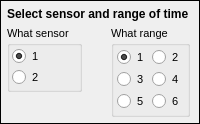
               <widget class="QFrame" name="frame_28">
                <property name="sizePolicy">
                 <sizepolicy hsizetype="Minimum" vsizetype="Minimum">
                  <horstretch>0</horstretch>
                  <verstretch>0</verstretch>
                 </sizepolicy>
                </property>
                <property name="frameShape">
                 <enum>QFrame::Box</enum>
                </property>
                <property name="frameShadow">
                 <enum>QFrame::Plain</enum>
                </property>
                <layout class="QGridLayout" name="gridLayout_17">
                 <property name="leftMargin">
                  <number>6</number>
                 </property>
                 <property name="topMargin">
                  <number>6</number>
                 </property>
                 <property name="rightMargin">
                  <number>6</number>
                 </property>
                 <property name="bottomMargin">
                  <number>6</number>
                 </property>
                 <property name="horizontalSpacing">
                  <number>3</number>
                 </property>
                 <property name="verticalSpacing">
                  <number>5</number>
                 </property>
                 <item row="0" column="0" colspan="4">
                  <widget class="QLabel" name="label_39">
                   <property name="sizePolicy">
                    <sizepolicy hsizetype="Minimum" vsizetype="Minimum">
                     <horstretch>0</horstretch>
                     <verstretch>0</verstretch>
                    </sizepolicy>
                   </property>
                   <property name="maximumSize">
                    <size>
                     <width>16777215</width>
                     <height>25</height>
                    </size>
                   </property>
                   <property name="font">
                    <font>
                     <weight>75</weight>
                     <bold>true</bold>
                    </font>
                   </property>
                   <property name="text">
                    <string>Select sensor and range of time</string>
                   </property>
                  </widget>
                 </item>
                 <item row="1" column="0">
                  <widget class="QFrame" name="frame_32">
                   <property name="sizePolicy">
                    <sizepolicy hsizetype="Minimum" vsizetype="Minimum">
                     <horstretch>0</horstretch>
                     <verstretch>0</verstretch>
                    </sizepolicy>
                   </property>
                   <property name="frameShape">
                    <enum>QFrame::NoFrame</enum>
                   </property>
                   <property name="frameShadow">
                    <enum>QFrame::Raised</enum>
                   </property>
                   <layout class="QVBoxLayout" name="verticalLayout_21">
                    <property name="spacing">
                     <number>0</number>
                    </property>
                    <property name="leftMargin">
                     <number>0</number>
                    </property>
                    <property name="topMargin">
                     <number>0</number>
                    </property>
                    <property name="rightMargin">
                     <number>0</number>
                    </property>
                    <property name="bottomMargin">
                     <number>0</number>
                    </property>
                    <item>
                     <widget class="QGroupBox" name="groupBox_2">
                      <property name="sizePolicy">
                       <sizepolicy hsizetype="Minimum" vsizetype="Minimum">
                        <horstretch>0</horstretch>
                        <verstretch>0</verstretch>
                       </sizepolicy>
                      </property>
                      <property name="maximumSize">
                       <size>
                        <width>99999</width>
                        <height>99999</height>
                       </size>
                      </property>
                      <property name="font">
                       <font>
                        <pointsize>8</pointsize>
                       </font>
                      </property>
                      <property name="autoFillBackground">
                       <bool>false</bool>
                      </property>
                      <property name="title">
                       <string>What sensor</string>
                      </property>
                      <property name="flat">
                       <bool>true</bool>
                      </property>
                      <property name="checkable">
                       <bool>false</bool>
                      </property>
                      <layout class="QGridLayout" name="gridLayout_30">
                       <property name="leftMargin">
                        <number>2</number>
                       </property>
                       <property name="topMargin">
                        <number>2</number>
                       </property>
                       <property name="rightMargin">
                        <number>2</number>
                       </property>
                       <property name="bottomMargin">
                        <number>2</number>
                       </property>
                       <property name="spacing">
                        <number>2</number>
                       </property>
                       <item row="1" column="1">
                        <widget class="QRadioButton" name="FFT2">
                         <property name="sizePolicy">
                          <sizepolicy hsizetype="Minimum" vsizetype="Minimum">
                           <horstretch>0</horstretch>
                           <verstretch>0</verstretch>
                          </sizepolicy>
                         </property>
                         <property name="minimumSize">
                          <size>
                           <width>30</width>
                           <height>0</height>
                          </size>
                         </property>
                         <property name="font">
                          <font>
                           <pointsize>8</pointsize>
                          </font>
                         </property>
                         <property name="text">
                          <string>2</string>
                         </property>
                         <property name="checked">
                          <bool>false</bool>
                         </property>
                        </widget>
                       </item>
                       <item row="0" column="1">
                        <widget class="QRadioButton" name="FFT1">
                         <property name="sizePolicy">
                          <sizepolicy hsizetype="Minimum" vsizetype="Minimum">
                           <horstretch>0</horstretch>
                           <verstretch>0</verstretch>
                          </sizepolicy>
                         </property>
                         <property name="minimumSize">
                          <size>
                           <width>30</width>
                           <height>0</height>
                          </size>
                         </property>
                         <property name="font">
                          <font>
                           <pointsize>8</pointsize>
                          </font>
                         </property>
                         <property name="text">
                          <string>1</string>
                         </property>
                         <property name="checked">
                          <bool>true</bool>
                         </property>
                        </widget>
                       </item>
                      </layout>
                     </widget>
                    </item>
                    <item>
                     <spacer name="verticalSpacer_4">
                      <property name="orientation">
                       <enum>Qt::Vertical</enum>
                      </property>
                      <property name="sizeType">
                       <enum>QSizePolicy::MinimumExpanding</enum>
                      </property>
                      <property name="sizeHint" stdset="0">
                       <size>
                        <width>20</width>
                        <height>5</height>
                       </size>
                      </property>
                     </spacer>
                    </item>
                   </layout>
                  </widget>
                 </item>
                 <item row="1" column="2">
                  <widget class="QFrame" name="frame_33">
                   <property name="sizePolicy">
                    <sizepolicy hsizetype="Minimum" vsizetype="Minimum">
                     <horstretch>0</horstretch>
                     <verstretch>0</verstretch>
                    </sizepolicy>
                   </property>
                   <property name="frameShape">
                    <enum>QFrame::NoFrame</enum>
                   </property>
                   <property name="frameShadow">
                    <enum>QFrame::Raised</enum>
                   </property>
                   <layout class="QVBoxLayout" name="verticalLayout_22">
                    <property name="spacing">
                     <number>0</number>
                    </property>
                    <property name="leftMargin">
                     <number>0</number>
                    </property>
                    <property name="topMargin">
                     <number>0</number>
                    </property>
                    <property name="rightMargin">
                     <number>0</number>
                    </property>
                    <property name="bottomMargin">
                     <number>0</number>
                    </property>
                    <item>
                     <widget class="QGroupBox" name="groupBox_4">
                      <property name="sizePolicy">
                       <sizepolicy hsizetype="MinimumExpanding" vsizetype="Minimum">
                        <horstretch>0</horstretch>
                        <verstretch>0</verstretch>
                       </sizepolicy>
                      </property>
                      <property name="maximumSize">
                       <size>
                        <width>150</width>
                        <height>125</height>
                       </size>
                      </property>
                      <property name="font">
                       <font>
                        <pointsize>8</pointsize>
                       </font>
                      </property>
                      <property name="autoFillBackground">
                       <bool>false</bool>
                      </property>
                      <property name="title">
                       <string>What range</string>
                      </property>
                      <property name="flat">
                       <bool>true</bool>
                      </property>
                      <property name="checkable">
                       <bool>false</bool>
                      </property>
                      <layout class="QGridLayout" name="gridLayout_21">
                       <property name="leftMargin">
                        <number>3</number>
                       </property>
                       <property name="topMargin">
                        <number>3</number>
                       </property>
                       <property name="rightMargin">
                        <number>3</number>
                       </property>
                       <property name="bottomMargin">
                        <number>3</number>
                       </property>
                       <property name="spacing">
                        <number>3</number>
                       </property>
                       <item row="1" column="1">
                        <widget class="QRadioButton" name="range4FFT">
                         <property name="sizePolicy">
                          <sizepolicy hsizetype="Minimum" vsizetype="Minimum">
                           <horstretch>0</horstretch>
                           <verstretch>0</verstretch>
                          </sizepolicy>
                         </property>
                         <property name="font">
                          <font>
                           <pointsize>8</pointsize>
                          </font>
                         </property>
                         <property name="text">
                          <string>4</string>
                         </property>
                         <property name="checked">
                          <bool>false</bool>
                         </property>
                        </widget>
                       </item>
                       <item row="1" column="0">
                        <widget class="QRadioButton" name="range3FFT">
                         <property name="sizePolicy">
                          <sizepolicy hsizetype="Minimum" vsizetype="Minimum">
                           <horstretch>0</horstretch>
                           <verstretch>0</verstretch>
                          </sizepolicy>
                         </property>
                         <property name="font">
                          <font>
                           <pointsize>8</pointsize>
                          </font>
                         </property>
                         <property name="text">
                          <string>3</string>
                         </property>
                         <property name="checked">
                          <bool>false</bool>
                         </property>
                        </widget>
                       </item>
                       <item row="0" column="1">
                        <widget class="QRadioButton" name="range2FFT">
                         <property name="sizePolicy">
                          <sizepolicy hsizetype="Minimum" vsizetype="Minimum">
                           <horstretch>0</horstretch>
                           <verstretch>0</verstretch>
                          </sizepolicy>
                         </property>
                         <property name="font">
                          <font>
                           <pointsize>8</pointsize>
                          </font>
                         </property>
                         <property name="text">
                          <string>2</string>
                         </property>
                         <property name="checked">
                          <bool>false</bool>
                         </property>
                        </widget>
                       </item>
                       <item row="0" column="0">
                        <widget class="QRadioButton" name="range1FFT">
                         <property name="sizePolicy">
                          <sizepolicy hsizetype="Minimum" vsizetype="Minimum">
                           <horstretch>0</horstretch>
                           <verstretch>0</verstretch>
                          </sizepolicy>
                         </property>
                         <property name="font">
                          <font>
                           <pointsize>8</pointsize>
                          </font>
                         </property>
                         <property name="text">
                          <string>1</string>
                         </property>
                         <property name="checked">
                          <bool>true</bool>
                         </property>
                        </widget>
                       </item>
                       <item row="2" column="0">
                        <widget class="QRadioButton" name="range5FFT">
                         <property name="sizePolicy">
                          <sizepolicy hsizetype="Minimum" vsizetype="Minimum">
                           <horstretch>0</horstretch>
                           <verstretch>0</verstretch>
                          </sizepolicy>
                         </property>
                         <property name="font">
                          <font>
                           <pointsize>8</pointsize>
                          </font>
                         </property>
                         <property name="text">
                          <string>5</string>
                         </property>
                         <property name="checked">
                          <bool>false</bool>
                         </property>
                        </widget>
                       </item>
                       <item row="2" column="1">
                        <widget class="QRadioButton" name="range6FFT">
                         <property name="sizePolicy">
                          <sizepolicy hsizetype="Minimum" vsizetype="Minimum">
                           <horstretch>0</horstretch>
                           <verstretch>0</verstretch>
                          </sizepolicy>
                         </property>
                         <property name="font">
                          <font>
                           <pointsize>8</pointsize>
                          </font>
                         </property>
                         <property name="text">
                          <string>6</string>
                         </property>
                         <property name="checked">
                          <bool>false</bool>
                         </property>
                        </widget>
                       </item>
                      </layout>
                     </widget>
                    </item>
                   </layout>
                  </widget>
                 </item>
                 <item row="1" column="1">
                  <spacer name="horizontalSpacer_4">
                   <property name="orientation">
                    <enum>Qt::Horizontal</enum>
                   </property>
                   <property name="sizeHint" stdset="0">
                    <size>
                     <width>5</width>
                     <height>20</height>
                    </size>
                   </property>
                  </spacer>
                 </item>
                </layout>
               </widget>
